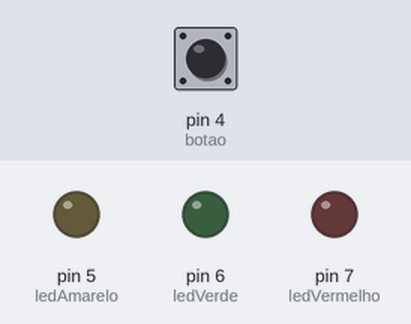
Simulated run of this sketch. Board: Arduino Uno, built with avr-gcc and run on an emulated ATmega328P. Shown: output pins drawn as LEDs (lit = HIGH). The inputs (shaded band) are chosen by the test bench; at power-on: pin 4 (botao) LOW.

Above: at 1.2 s.
1.3 s: pin 4 (botao) pulled HIGH for 0.15 s
At 1.6 s:
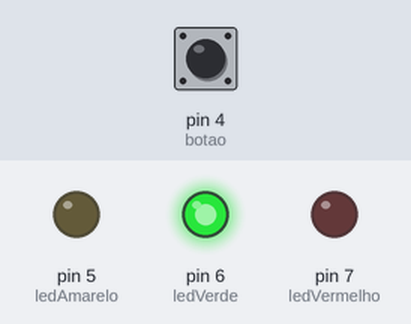
At 6.6 s:
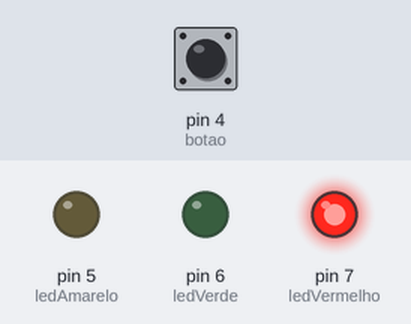
7.4 s: pin 4 (botao) pulled HIGH for 3.2 s
At 13.6 s:
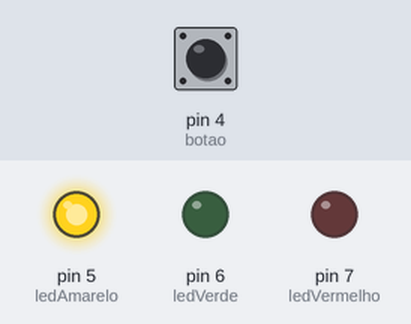
Timing chart, 0 to 18.8 s (numbered marks = the images above; inputs shaded):
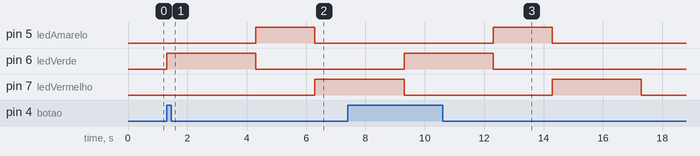

Measured:
- after the input at 1.3 s, pin 5 (ledAmarelo): LOW → HIGH after 3.0 s, → LOW 2.0 s later; pin 6 (ledVerde): LOW → HIGH at once, → LOW 3.0 s later; pin 7 (ledVermelho): LOW → HIGH after 5.0 s
- after the input at 7.4 s, pin 5 (ledAmarelo): LOW → HIGH after 4.9 s, → LOW 2.0 s later; pin 6 (ledVerde): LOW → HIGH after 1.9 s, → LOW 3.0 s later

The sketch:

sem_foros1.ino
```cpp
int ledVermelho = 7;
int ledAmarelo = 5;
int ledVerde = 6;
int botao = 4;
int aperto = 0;

void setup () {
	pinMode (ledVermelho, OUTPUT);
	pinMode (ledAmarelo, OUTPUT);
	pinMode (ledVerde, OUTPUT);
	pinMode(botao, INPUT);
}

void loop () {
  	aperto = digitalRead(botao);
  if(aperto == 1){
	digitalWrite (ledVerde, HIGH);
	delay (3000);
	digitalWrite (ledVerde, LOW);
	digitalWrite (ledAmarelo, HIGH);
	delay (2000);
	digitalWrite (ledAmarelo, LOW);
	digitalWrite (ledVermelho, HIGH);
	delay (3000);
	digitalWrite (ledVermelho, LOW);
  }
}
```
